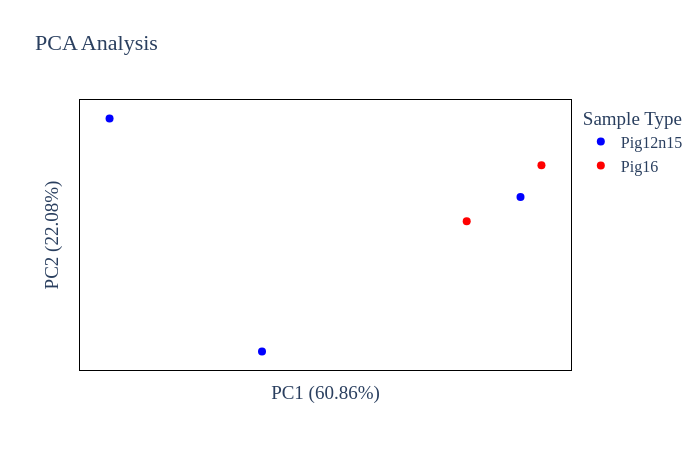

Notebook source saved alongside this figure:
### Code cell
# Protein Abundance PCA plot
plot_options={
            "compare groups": ["Pig12n15", "Pig16"],
            "title": "PCA Analysis",
            "color": ["blue", "red", "green", "black", "yellow", "purple",
                      "orange", "brown", "pink", "gray", "olive", "cyan"],
            "symbol": ['circle', 'circle', 'circle'],
            "marker_size": 8,
            "width": 700,
            "height": 450,
            "font": dict(size=16, family="Arial black"),
            "ylimits": [],
            "xlimits": []
        }
figure, _, _ =plotter.PCA_plots(data_obj, plot_options, saved_settings, missing_value_thresh=33)
figure.show()

### Figure 1 — Plotly figure (JSON) as saved in the notebook; plotly's stock layout.template omitted (floating-point values rounded to 4 significant figures)
{"data": [{"hovertemplate": "%{text}<br>PC1: %{x} <br>PC2: %{y}", "legendgroup": "Pig12n15", "marker": {"color": "blue", "size": 8, "symbol": "circle"}, "mode": "markers", "name": "Pig12n15", "orientation": "v", "showlegend": true, "text": ["TH1010_12_Pooled_A3_GG3_rep1_WWAdry2ng", "TH1010_12_Pooled_A4_GG4_rep2_WWAdry2ng", "TH1010_11_Matched_A11_GE4_rep3_WWAdry2ng_20240916111224"], "type": "scatter", "x": [-24.37, -55.84, 29.0], "xaxis": "x", "y": [-37.44, 24.54, 3.628], "yaxis": "y"}, {"hovertemplate": "%{text}<br>PC1: %{x} <br>PC2: %{y}", "legendgroup": "Pig16", "marker": {"color": "red", "size": 8, "symbol": "circle"}, "mode": "markers", "name": "Pig16", "orientation": "v", "showlegend": true, "text": ["TH1010_11_Matched_A11_GE4_rep3_WWAdry2ng_20240916111224", "TH1010_11_Matched_A11_GE4_rep3_WWAdry2ng_20240916111224"], "type": "scatter", "x": [33.32, 17.89], "xaxis": "x", "y": [12.1, -2.823], "yaxis": "y"}], "layout": {"font": {"family": "Arial black", "size": 16}, "height": 450, "legend": {"title": {"text": "Sample Type"}, "tracegroupgap": 0}, "paper_bgcolor": "rgba(255, 255, 255, 255)", "plot_bgcolor": "rgba(255, 255, 255, 255)", "title": {"text": "PCA Analysis"}, "width": 700, "xaxis": {"anchor": "y", "domain": [0, 1], "linecolor": "black", "mirror": true, "showticklabels": false, "title": {"text": "PC1 (60.86%)"}}, "yaxis": {"anchor": "x", "domain": [0, 1], "linecolor": "black", "mirror": true, "showticklabels": false, "title": {"text": "PC2 (22.08%)"}}}}
